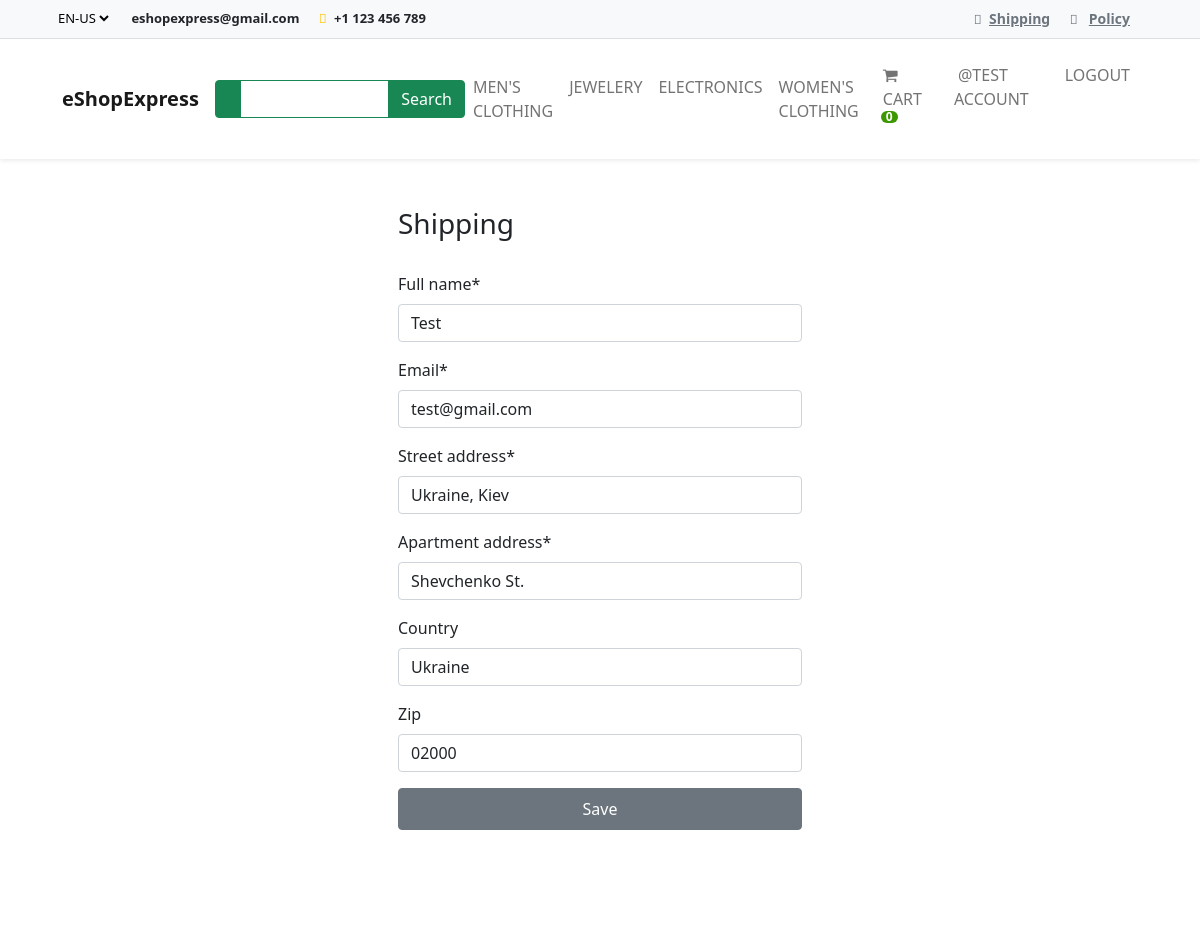
Before: /payment/shipping/ (signed in) with the older database file.
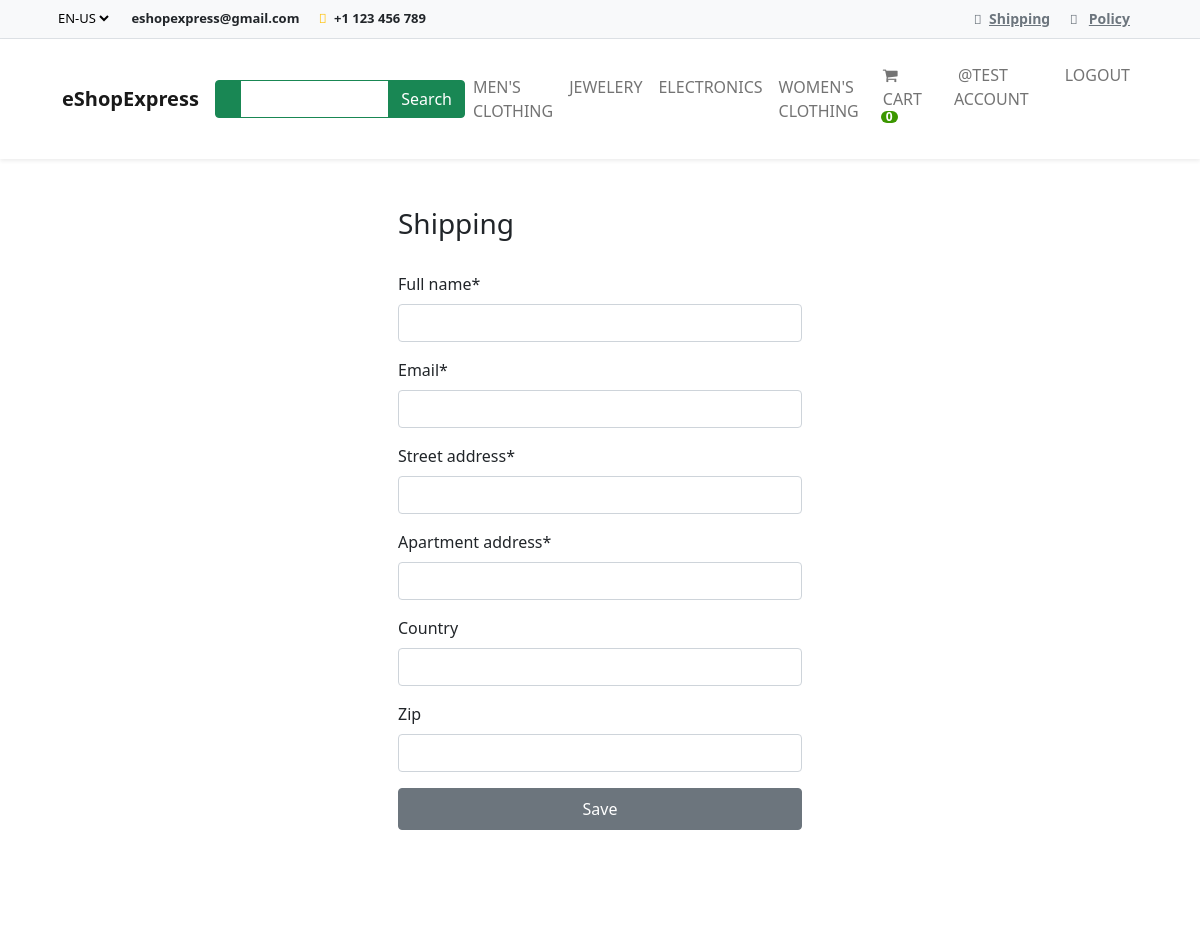
After: the same page with the newer database file.
### shop/models.py (models this page shows, shortened)
class Category(models.Model):
    name = models.CharField("Category", max_length=250, db_index=True)
    parent = models.ForeignKey(
        'self', on_delete=models.CASCADE,
        related_name='children', blank=True, null=True
    )
    slug = models.SlugField(
        'URL', max_length=250, unique=True, null=False, editable=True
    )
    created_at = models.DateTimeField('Creation date', auto_now_add=True)
    class Meta:
        unique_together = (['slug', 'parent'])
        verbose_name = 'Category'
        verbose_name_plural = 'Categories'
    def get_absolute_url(self):
        return reverse("shop:category-list", args=[str(self.slug)])

### payment/models.py (models this page shows, shortened)
class ShippingAddress(models.Model):
    full_name = models.CharField(max_length=100)
    email = models.EmailField(max_length=254)
    street_address = models.CharField(max_length=100)
    apartment_address = models.CharField(max_length=100)
    country = models.CharField(max_length=100, blank=True, null=True)
    zip = models.CharField(max_length=100, blank=True, null=True)
    user = models.ForeignKey(
        User, on_delete=models.CASCADE, blank=True, null=True)

### payment/views.py (the view, shortened to what this page needs)
# urls.py: path('shipping/', views.shipping, name='shipping'),
@login_required(login_url='account:login')
def shipping(request):
    try:
        shipping_address = ShippingAddress.objects.get(user=request.user)
    except ShippingAddress.DoesNotExist:
        shipping_address = None
    form = ShippingAddressForm(instance=shipping_address)
    return render(request, 'shipping/shipping.html', {'form': form})

### payment/forms.py
class ShippingAddressForm(forms.ModelForm):
    class Meta:
        model = ShippingAddress
        fields = [
            'full_name', 'email', 'street_address',
            'apartment_address', 'country', 'zip'
        ]
        exclude = ['user']

### cart/cart.py (called while the page is built)
    def __len__(self):
        return sum(item['qty'] for item in self.cart.values())

### cart/context_processors.py (called while the page is built)
def cart(request):
    return {'cart': Cart(request)}

### shop/context_processors.py (called while the page is built)
def categories(request):
    categories = Category.objects.filter(parent=None)
    return {'categories': categories}

### payment/templates/shipping/shipping.html (shortened to what this page needs)
{%  include "base.html" %} {% load static %} {% load crispy_forms_tags %}
{% block content %}
    <div class="container bg-white shadow-md p-5 form-layout">
        <h3>Shipping</h3>
        <br>
        <form method="post">
            {{ form|crispy }}
            <button type="submit" class="btn btn-secondary w-100 btn-block p-2 btn-register">Save</button>
        </form>
        <br>
    </div>
{% endblock content %}

### shop/templates/base.html (shortened to what this page needs)
{% load static %}
<!DOCTYPE html>
<html>
    <head>
        <link rel="stylesheet" href="https://bootswatch.com/5/flatly/bootstrap.min.css"/>
        <link rel="stylesheet" href="https://cdnjs.cloudflare.com/ajax/libs/font-awesome/4.7.0/css/font-awesome.min.css"/>
        <link href="https://cdn.jsdelivr.net/npm/bootstrap@5.1.3/dist/css/bootstrap.min.css" rel="stylesheet"/>
    </head>
    <body>
        <div class="superNav border-bottom py-2 bg-light">
            <div class="container">
                <div class="row">
                    <div class="col-lg-6 col-md-6 col-sm-12 col-xs-12 centerOnMobile">
                        <select class="me-3 border-0 bg-light">
                            <option value="en-us">EN-US</option>
                        </select>
                        <span class="d-none d-lg-inline-block d-md-inline-block d-sm-inline-block d-xs-none me-3">
                            <strong>eshopexpress@gmail.com</strong>
                        </span>
                        <span class="me-3">
                            <i class="fa-solid fa-phone me-1 text-warning"></i>
                            <strong>+1 123 456 789</strong>
                        </span>
                    </div>
                    <div class="col-lg-6 col-md-6 col-sm-12 col-xs-12 d-none d-lg-block d-md-block-d-sm-block d-xs-none text-end">
                        <span class="me-3">
                            <i class="fa-solid fa-truck text-muted me-1"></i>
                            <a class="text-muted" href="{% url 'payment:shipping' %}">Shipping</a>
                        </span>
                        <span class="me-3">
                            <i class="fa-solid fa-file text-muted me-2"></i>
                            <a class="text-muted" href="#">Policy</a>
                        </span>
                    </div>
                </div>
            </div>
        </div>
        <nav class="navbar navbar-expand-lg bg-white sticky-top navbar-light p-3 shadow-sm">
            <div class="container">
                <a class="navbar-brand" href="{% url 'shop:products' %}">
                    <strong>eShopExpress</strong>
                </a>
                <div class="collapse navbar-collapse" id="navbarNavDropdown">
                    <div class="ms-auto d-none d-lg-block">
                        <div class="input-group">
                            <span class="border-success input-group-text bg-success text-white">
                            </span>
                            <input type="text" class="form-control border-success" style="color: #7a7a7a"/>
                            <button class="btn btn-success text-white">Search</button>
                        </div>
                    </div>
                    <ul class="navbar-nav ms-auto">
                        {% for i in categories %}
                            {% if not i.children.all %}
                                <li class="nav-item">
                                    <a class="nav-link" href="{{i.get_absolute_url}}">{{i.name|upper }}</a>
                                </li>
                            {% endif %} {% endfor %}
                    </ul>
                    <ul class="navbar-nav ms-auto">
                        <li class="nav-item">
                            <a class="nav-link mx-2 text-uppercase" href="{% url 'cart:cart-view' %}">
                                <i class="fa fa-shopping-cart" aria-hidden="true"></i> Cart
                                <span id="lblCartCount" class="badge badge-warning ">
                                    {% with cart_qty=cart|length%}
                                        {% if cart_qty > 0 %}
                                        {{cart_qty}}
                                        {% else %}
                                        0
                                        {% endif %}
                                    {% endwith %}
                                </span>
                            </a>
                        </li>
                        {% if request.user.is_authenticated %}
                            <li class="nav-item">
                                <a class="nav-link mx-2 text-uppercase" href="{% url 'account:dashboard' %}">
                                    @{{ user.username }} Account
                                </a>
                            </li>
                            <li class="nav-item">
                                <a class="nav-link mx-2 text-uppercase" href="{% url 'account:logout' %}">
                                    Logout
                                </a>
                            </li>
                        {% endif %}
                    </ul>
                </div>
            </div>
        </nav>
    </body>
</html>

### shop/templates/base.html (style rules this page uses)
.form-layout { border-radius: 20px; width: 500px; }
.badge { padding-left: 9px; padding-right: 9px; -webkit-border-radius: 9px; -moz-border-radius: 9px; border-radius: 9px; }
#lblCartCount { font-size: 12px; background: #3c9700; color: #fff; padding: 0 5px; vertical-align: top; margin-left: -2px; }
a { font-size: 14px; font-weight: 700; }
.superNav { font-size: 13px; }
.form-control { outline: none !important; box-shadow: none !important; }

Changed rows visible on the page:
removed ShippingAddress: full_name "Test", email "test@gmail.com", street_address "Ukraine, Kiev", apartment_address "Shevchenko St.", country "Ukraine", zip "02000"
